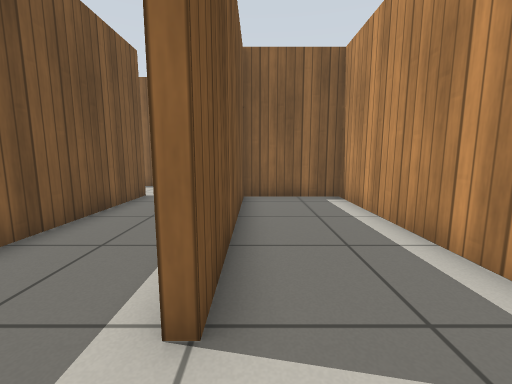
View 1 (above)

16 first-person views from a walk through a robot-simulator world made for Gazebo. The camera is 0.72 m above the floor, tilts 8° down and sees 90° across. The floor is counted in squares, 0.5 m on a side. Each view is taken from the middle of a square. On the plan, view 1 faces up. The plan holds only what a view shows up to about 13 squares ahead; the rest is blank. Gazebo's built-in surfaces are drawn with simple patterns.

View 2
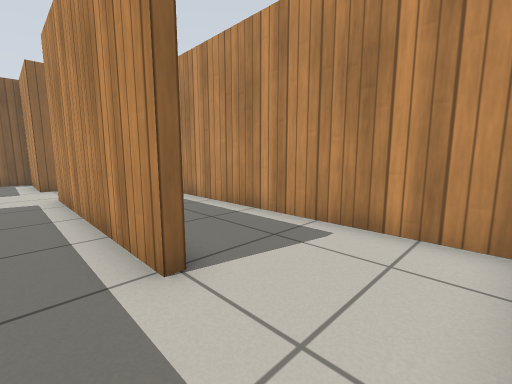

View 3
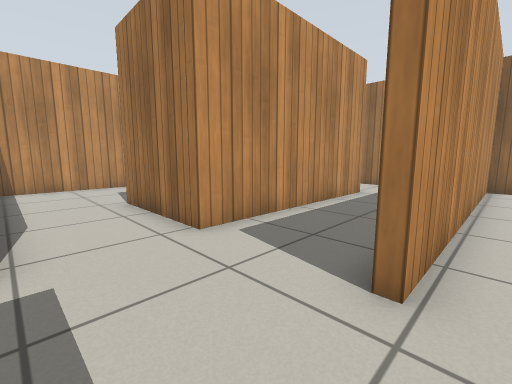

View 4
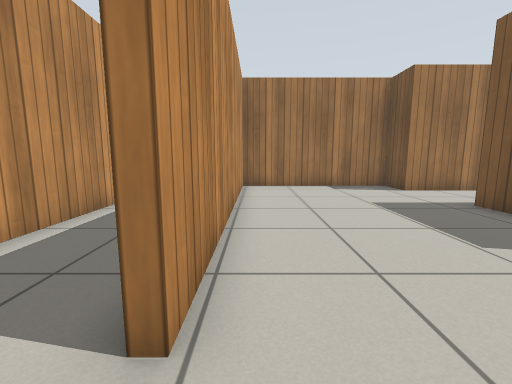

View 5
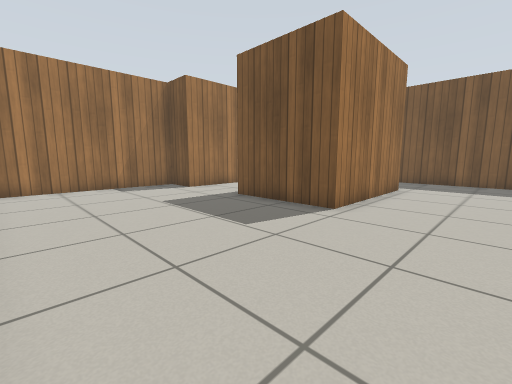

View 6
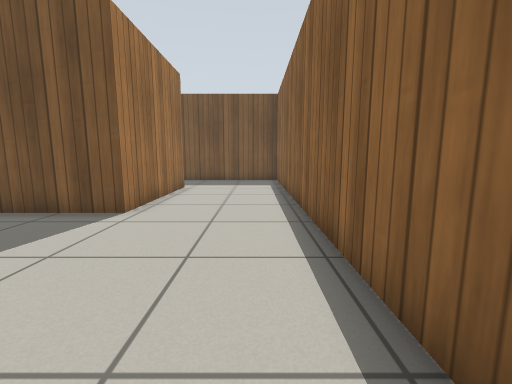

View 7
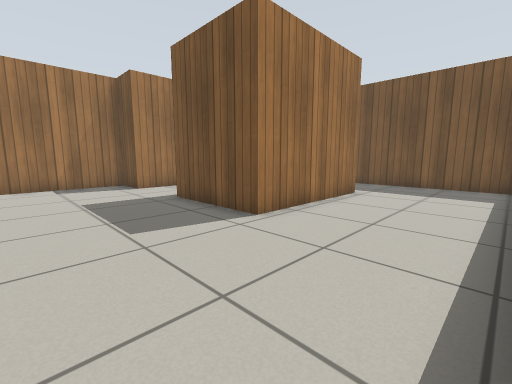

View 8
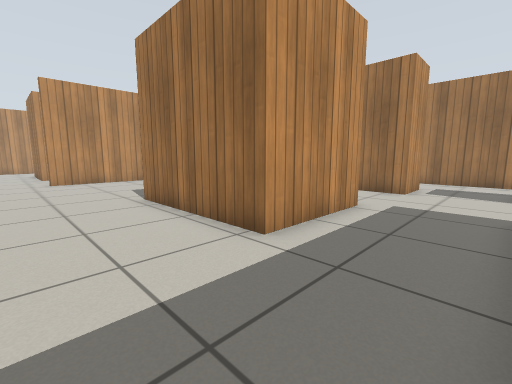

View 9
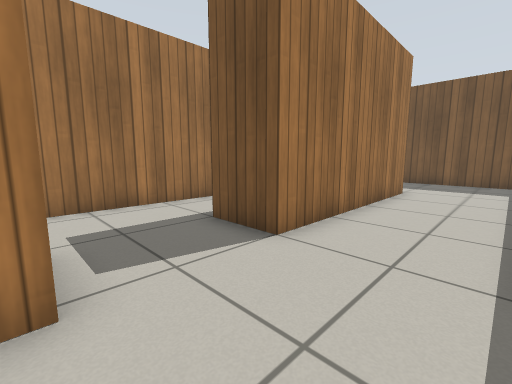

View 10
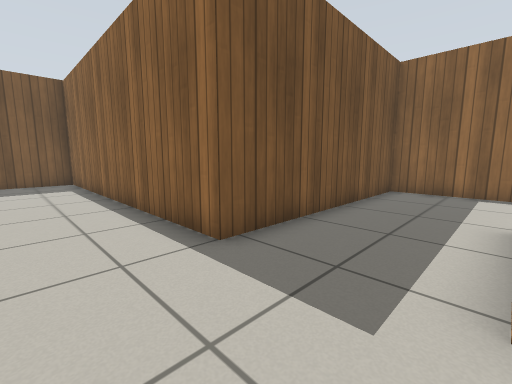

View 11
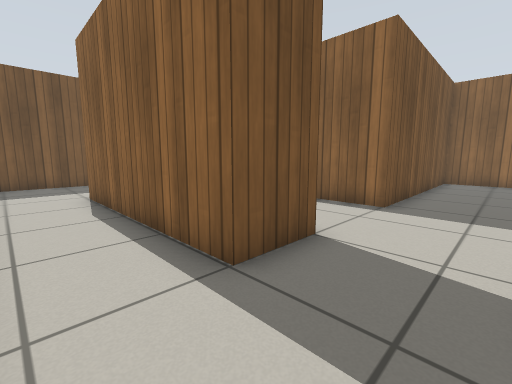

View 12
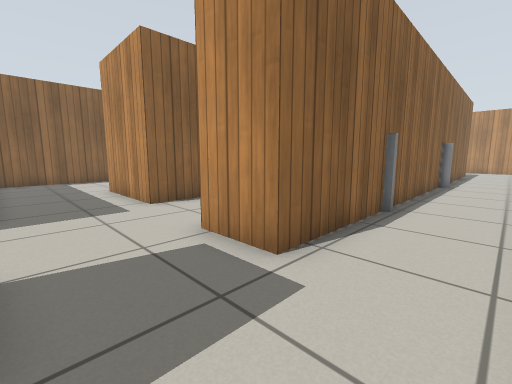

View 13
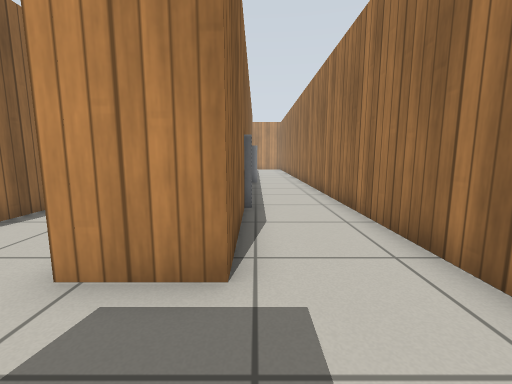

View 14
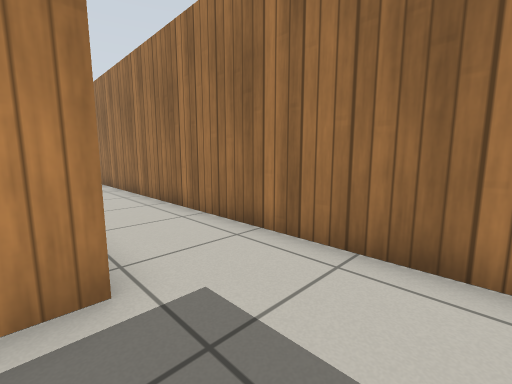

View 15
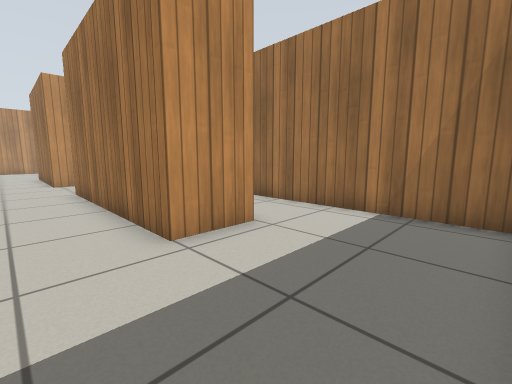

View 16
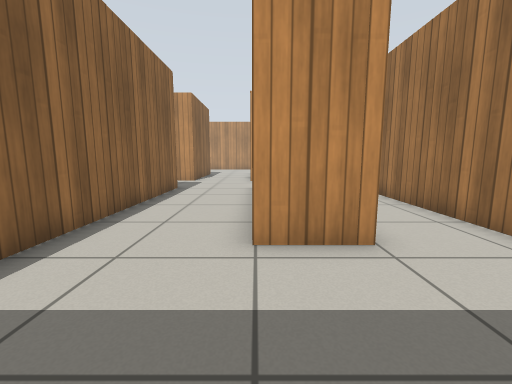

### Floor plan
Points are (right, up) in squares from view 1. A wall is a line through its corners. A room is listed if a view was taken in it or the views show most of it. See-through windows are left out.
Room 1 (view 1)
walls: (3, -1.1) (3, 9) (-0.4, 9) (-0.4, 1.7); (-0.4, -1.4) (0.6, -1.4)
ways out: opening at (0, 0) to room 2
Room 2 (views 2, 3, 4, 5, 6, 7, 8, 9, 10, 11, 12, 13, 14, 15, 16)
walls: (-13.2, 3.6) (-16.9, 3.6) (-16.9, 7.7) (-11.4, 7.7) (-11.4, 3.6); (-11.4, 0.4) (-11.4, -1.4) (-4.4, -1.4) (-4.4, 9.4); (-4.1, 9.4) (-4.1, 3.9); (-3.4, -1.7) (-17.2, -1.7) (-17.2, 0.3) (-11.1, 0.3); (-0.7, 1.7) (-0.7, 9.3) (3.4, 9.3); (-4.9, 12.3) (-20.5, 12.3) (-20.5, 3.6) (-32.5, 3.6) (-32.5, -4.1); (-20.5, 0.1) (-20.5, -1.9) (-28, -1.9) (-28, 0.1) (-20.5, 0.1); (-0.2, 12.3) (-0.9, 12.3) (-0.9, 16) (-2.1, 16); (7.8, 7.7) (7.8, 12.1); (-32.1, -4.6) (-5.1, -4.6)
ways out: opening at (0, 0) to room 1
objects: grey post (-13, -2); grey pole (-6, -2)

Where each view was taken, in squares from view 1:
view 1: 0 up, 0 right, facing up
view 2: 1 down, 2 left, facing up-right
view 3: 12 up, 5 left, facing down-right
view 4: 11 up, 5 left, facing down
view 5: 11 up, 5 left, facing down-left
view 6: 11 up, 5 left, facing left
view 7: 12 up, 7 left, facing down-left
view 8: 11 up, 20 left, facing down-right
view 9: 3 up, 17 left, facing down-left
view 10: 1 up, 17 left, facing up-left
view 11: 4 down, 18 left, facing up-left
view 12: 4 down, 20 left, facing up-right
view 13: 2 down, 20 left, facing right
view 14: 1 down, 20 left, facing down-right
view 15: 2 up, 32 left, facing down-right
view 16: 0 up, 32 left, facing right
